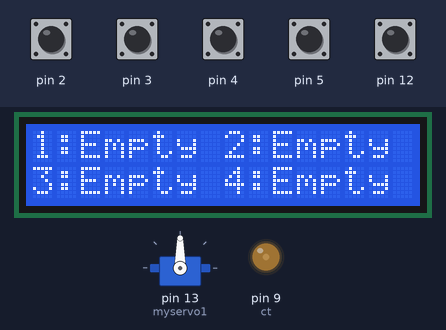
A sketch run on a simulated Arduino Uno, built with avr-gcc and run on an emulated ATmega328P. On the bench: 16×2 character LCD, servo, output pins drawn as LEDs (lit = HIGH). Inputs (shaded band) come from the test bench; at power-on: pin 2–5, pin 12 HIGH.

Above: at 2.2 s.
2.3 s: pin 2 pulled LOW for 0.15 s
At 2.37 s:
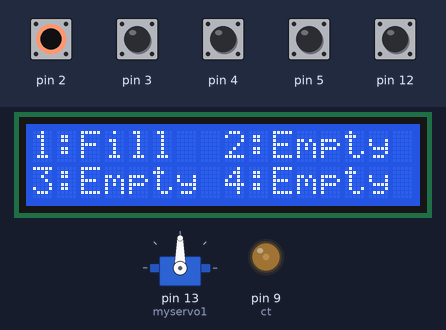
3.9 s: pin 3 pulled LOW for 0.15 s
At 3.98 s:
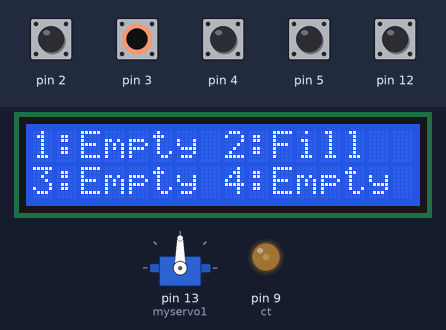
5.5 s: pin 4 pulled LOW for 0.15 s
At 5.57 s:
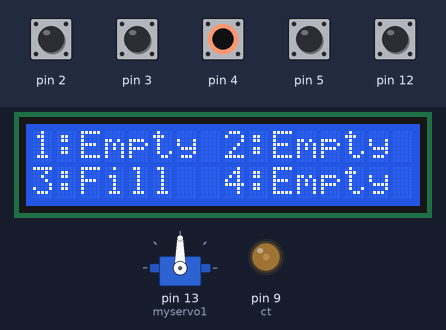
7.1 s: pin 5 pulled LOW for 0.15 s
At 7.18 s:
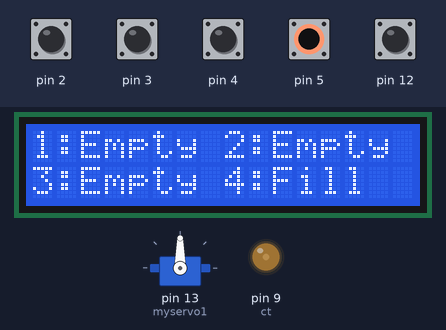
8.7 s: pin 12 pulled LOW for 0.15 s
At 9.6 s:
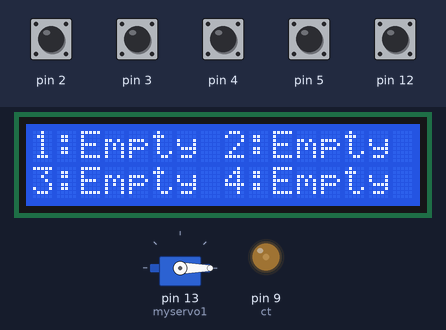
11.8 s: pin 12 pulled LOW for 1 s
At 14.8 s:
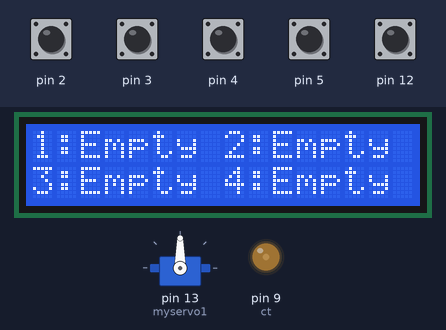
Timing chart, 0 to 16.3 s (numbered marks = the images above; inputs shaded):
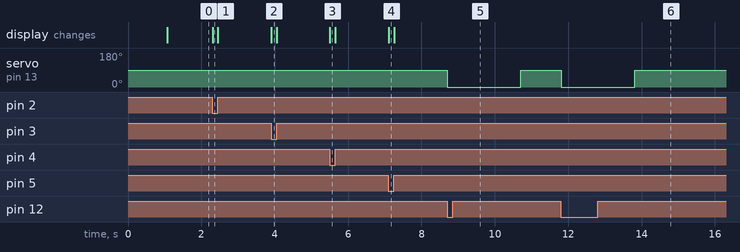

Measured:
- after the input at 2.3 s, the display: changes at once (image 1)
- after the input at 3.9 s, the display: changes at once (image 2)
- after the input at 5.5 s, the display: changes at once (image 3)
- after the input at 7.1 s, the display: changes at once (image 4)
- after the input at 8.7 s, servo on pin 13 (myservo1): 90° → 0° at once, → 90° 2.0 s later
- after the input at 11.8 s, servo on pin 13 (myservo1): 90° → 0° at once, → 90° 2.0 s later

The sketch:

finalfinalcode.ino
```cpp
#include<Servo.h>
#include <LiquidCrystal.h>;
const int rs = 6, en = 7,d4 = A0, d5 = A1, d6 = A2, d7 = A3, ct=9;
//en=7,rs=6,d4 = a0, d5 = a1, d6 = a2, d7 = a3,
LiquidCrystal mylcd(rs, en, d4, d5, d6, d7);

  Servo myservo1;


int s1=0,s2=0,s3=0,s4=0;
int slot=4;


void setup() {

  analogWrite(ct,50);

mylcd.begin(16,2);
mylcd.print("Welcome to");
mylcd.setCursor(0, 1);
mylcd.print("parking system");
delay(1000);
mylcd.clear();
Read_sensor();
int totalSlot =s1+s2+s3+s4;
slot=slot-totalSlot;


  myservo1.attach(13);


 pinMode(12,INPUT_PULLUP);

 //for 4 ota sensor ko input
 pinMode(2,INPUT_PULLUP);
 pinMode(3,INPUT_PULLUP);
 pinMode(4,INPUT_PULLUP);
 pinMode(5,INPUT_PULLUP);


 pinMode(13,OUTPUT);
 // put your setup code here, to run once:
}

void loop() {
  Read_sensor();

  // mylcd.setCursor(0,1);
  // mylcd.print("Have Slot");

  // mylcd.setCursor(10,1);
  // mylcd.print(slot);


mylcd.setCursor (0,0);
// mylcd.clear();
if(s1==1||s2==1||s3==1||s4==1)
 {
if(s1==0){mylcd.print("1:Fill ");}
     else{mylcd.print("1:Empty");}

mylcd.setCursor (8,0);
if(s2==0){mylcd.print("2:Fill ");}
     else{mylcd.print("2:Empty");}

mylcd.setCursor (0,1);
if(s3==0){mylcd.print("3:Fill ");}
     else{mylcd.print("3:Empty");}

mylcd.setCursor (8,1);
if(s4==0){mylcd.print("4:Fill ");}
     else{mylcd.print("4:Empty");}


 }else if(s1==0&&s2==0&&s3==0&&s4==0){
   mylcd.clear();
   mylcd.setCursor(0, 0);
      mylcd.print("Sorry");
      mylcd.setCursor(0, 1);
      mylcd.print("parking Full");
      delay(1000);

 }


  if(digitalRead(12))
  {


     myservo1.write(90);//toll up
    //  delay(1500);

  }

else{
  myservo1.write(0);

  delay(2000);


}


Read_sensor();


//for car exit--------------


  // put your main code here, to run repeatedly:

}

void Read_sensor()
{
  s1 = 0;
  s2 = 0;
  s3 = 0;
  s4 = 0;

  if(digitalRead(2))
  {
    s1 = 1;
  }
  if(digitalRead(3))
  {
    s2 = 1;
  }
  if(digitalRead(4))
  {
    s3 = 1;
  }
  if(digitalRead(5))
  {
    s4 = 1;
  }
}
```
